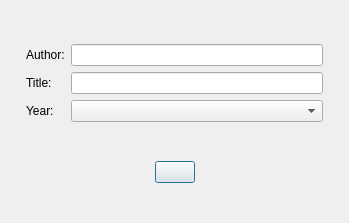
<?xml version="1.0" encoding="UTF-8"?>
<ui version="4.0">
 <class>editbook</class>
 <widget class="QDialog" name="editbook">
  <property name="geometry">
   <rect>
    <x>0</x>
    <y>0</y>
    <width>349</width>
    <height>223</height>
   </rect>
  </property>
  <property name="windowTitle">
   <string>Dialog</string>
  </property>
  <layout class="QHBoxLayout" name="horizontalLayout_2">
   <item>
    <layout class="QVBoxLayout" name="verticalLayout">
     <property name="leftMargin">
      <number>5</number>
     </property>
     <property name="topMargin">
      <number>5</number>
     </property>
     <property name="rightMargin">
      <number>5</number>
     </property>
     <property name="bottomMargin">
      <number>5</number>
     </property>
     <item>
      <layout class="QGridLayout" name="gridLayout_2">
       <property name="leftMargin">
        <number>10</number>
       </property>
       <property name="topMargin">
        <number>10</number>
       </property>
       <property name="rightMargin">
        <number>10</number>
       </property>
       <property name="bottomMargin">
        <number>10</number>
       </property>
       <item row="0" column="1">
        <widget class="QLineEdit" name="lineEdit"/>
       </item>
       <item row="1" column="1">
        <widget class="QLineEdit" name="lineEdit_2"/>
       </item>
       <item row="0" column="0">
        <widget class="QLabel" name="label">
         <property name="text">
          <string>Author:</string>
         </property>
        </widget>
       </item>
       <item row="1" column="0">
        <widget class="QLabel" name="label_2">
         <property name="text">
          <string>Title:</string>
         </property>
        </widget>
       </item>
       <item row="2" column="0">
        <widget class="QLabel" name="label_3">
         <property name="text">
          <string>Year:</string>
         </property>
        </widget>
       </item>
       <item row="2" column="1">
        <widget class="QComboBox" name="comboBox"/>
       </item>
      </layout>
     </item>
     <item>
      <layout class="QHBoxLayout" name="horizontalLayout" stretch="1,0,1">
       <property name="leftMargin">
        <number>5</number>
       </property>
       <property name="topMargin">
        <number>5</number>
       </property>
       <property name="rightMargin">
        <number>5</number>
       </property>
       <property name="bottomMargin">
        <number>5</number>
       </property>
       <item>
        <spacer name="horizontalSpacer">
         <property name="orientation">
          <enum>Qt::Horizontal</enum>
         </property>
         <property name="sizeHint" stdset="0">
          <size>
           <width>40</width>
           <height>20</height>
          </size>
         </property>
        </spacer>
       </item>
       <item>
        <widget class="QPushButton" name="pushButton">
         <property name="text">
          <string/>
         </property>
        </widget>
       </item>
       <item>
        <spacer name="horizontalSpacer_2">
         <property name="orientation">
          <enum>Qt::Horizontal</enum>
         </property>
         <property name="sizeHint" stdset="0">
          <size>
           <width>40</width>
           <height>20</height>
          </size>
         </property>
        </spacer>
       </item>
      </layout>
     </item>
    </layout>
   </item>
  </layout>
 </widget>
 <resources/>
 <connections/>
</ui>
